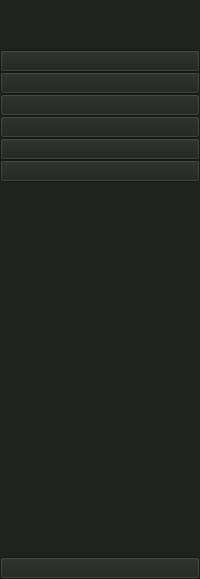
     <widget class="QWidget" name="icon_only_widget" native="true">
      <property name="styleSheet">
       <string notr="true">background-color: rgb(32,35,30)</string>
      </property>
      <layout class="QVBoxLayout" name="verticalLayout_3">
       <property name="spacing">
        <number>0</number>
       </property>
       <property name="leftMargin">
        <number>0</number>
       </property>
       <property name="topMargin">
        <number>0</number>
       </property>
       <property name="rightMargin">
        <number>0</number>
       </property>
       <property name="bottomMargin">
        <number>0</number>
       </property>
       <item>
        <layout class="QHBoxLayout" name="horizontalLayout_3">
         <item>
          <widget class="QLabel" name="logo_label_1">
           <property name="minimumSize">
            <size>
             <width>50</width>
             <height>50</height>
            </size>
           </property>
           <property name="maximumSize">
            <size>
             <width>50</width>
             <height>50</height>
            </size>
           </property>
           <property name="styleSheet">
            <string notr="true">background-color: rgb(32,35,30)</string>
           </property>
           <property name="text">
            <string/>
           </property>
           <property name="pixmap">
            <pixmap resource="resource.qrc">:/icon/icon/Logo.png</pixmap>
           </property>
           <property name="scaledContents">
            <bool>true</bool>
           </property>
          </widget>
         </item>
        </layout>
       </item>
       <item>
        <layout class="QVBoxLayout" name="verticalLayout">
         <property name="spacing">
          <number>0</number>
         </property>
         <property name="sizeConstraint">
          <enum>QLayout::SetMaximumSize</enum>
         </property>
         <item>
          <widget class="QPushButton" name="home_btn_2">
           <property name="text">
            <string/>
           </property>
           <property name="icon">
            <iconset resource="resource.qrc">
             <normaloff>:/icon/icon/home-4-32.ico</normaloff>
             <normalon>:/icon/icon/home-4-48.ico</normalon>:/icon/icon/home-4-32.ico</iconset>
           </property>
           <property name="iconSize">
            <size>
             <width>20</width>
             <height>20</height>
            </size>
           </property>
           <property name="checkable">
            <bool>true</bool>
           </property>
           <property name="autoExclusive">
            <bool>true</bool>
           </property>
          </widget>
         </item>
         <item>
          <widget class="QPushButton" name="dashborad_btn_2">
           <property name="text">
            <string/>
           </property>
           <property name="icon">
            <iconset resource="resource.qrc">
             <normaloff>:/icon/icon/dashboard-5-32.ico</normaloff>
             <normalon>:/icon/icon/dashboard-5-48.ico</normalon>:/icon/icon/dashboard-5-32.ico</iconset>
           </property>
           <property name="iconSize">
            <size>
             <width>20</width>
             <height>20</height>
            </size>
           </property>
           <property name="checkable">
            <bool>true</bool>
           </property>
           <property name="autoExclusive">
            <bool>true</bool>
           </property>
          </widget>
         </item>
         <item>
          <widget class="QPushButton" name="users_btn_2">
           <property name="text">
            <string/>
           </property>
           <property name="icon">
            <iconset resource="resource.qrc">
             <normaloff>:/icon/icon/activity-feed-32.ico</normaloff>
             <normalon>:/icon/icon/activity-feed-48.ico</normalon>:/icon/icon/activity-feed-32.ico</iconset>
           </property>
           <property name="iconSize">
            <size>
             <width>20</width>
             <height>20</height>
            </size>
           </property>
           <property name="checkable">
            <bool>true</bool>
           </property>
           <property name="autoExclusive">
            <bool>true</bool>
           </property>
          </widget>
         </item>
         <item>
          <widget class="QPushButton" name="cars_btn_2">
           <property name="text">
            <string/>
           </property>
           <property name="icon">
            <iconset resource="resource.qrc">
             <normaloff>:/icon/icon/product-32.ico</normaloff>
             <normalon>:/icon/icon/product-48.ico</normalon>:/icon/icon/product-32.ico</iconset>
           </property>
           <property name="iconSize">
            <size>
             <width>20</width>
             <height>20</height>
            </size>
           </property>
           <property name="checkable">
            <bool>true</bool>
           </property>
           <property name="autoExclusive">
            <bool>true</bool>
           </property>
          </widget>
         </item>
         <item>
          <widget class="QPushButton" name="client_btn_2">
           <property name="text">
            <string/>
           </property>
           <property name="icon">
            <iconset resource="resource.qrc">
             <normaloff>:/icon/icon/group-32.ico</normaloff>
             <normalon>:/icon/icon/group-48.ico</normalon>:/icon/icon/group-32.ico</iconset>
           </property>
           <property name="iconSize">
            <size>
             <width>20</width>
             <height>20</height>
            </size>
           </property>
           <property name="checkable">
            <bool>true</bool>
           </property>
           <property name="autoExclusive">
            <bool>true</bool>
           </property>
          </widget>
         </item>
         <item>
          <widget class="QPushButton" name="reservation_btn2">
           <property name="text">
            <string/>
           </property>
          </widget>
         </item>
        </layout>
       </item>
       <item>
        <spacer name="verticalSpacer">
         <property name="orientation">
          <enum>Qt::Vertical</enum>
         </property>
         <property name="sizeHint" stdset="0">
          <size>
           <width>20</width>
           <height>375</height>
          </size>
         </property>
        </spacer>
       </item>
       <item>
        <widget class="QPushButton" name="exit_btn_2">
         <property name="text">
          <string/>
         </property>
         <property name="icon">
          <iconset resource="resource.qrc">
           <normaloff>:/icon/icon/close-window-64.ico</normaloff>:/icon/icon/close-window-64.ico</iconset>
         </property>
         <property name="iconSize">
          <size>
           <width>20</width>
           <height>20</height>
          </size>
         </property>
        </widget>
       </item>
      </layout>
     </widget>
